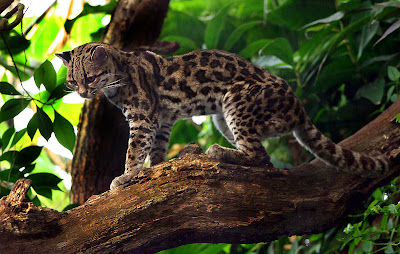
#> input picture gato-maracaja.jpg, 400 x 254 px
$ jupyter execute M2A1.ipynb   (shell and % lines are left out)
#> lines starting #> are read from the running program, lines starting #| are printed output that depends on the picture
[cell 1]
import numpy as np
import matplotlib.pyplot as plt
import cv2

[cell 2]
image = cv2.imread("gato-maracaja.jpg")
#> image is the input picture: shape (254, 400, 3); mean B, G, R 40.8, 70.3, 67.7

[cell 3]
plt.imshow(cv2.cvtColor(image, cv2.COLOR_BGR2RGB))

[cell 4]
sift = cv2.SIFT_create()
keypoints, descriptors = sift.detectAndCompute(image, None)
#> keypoints = 1356 keypoints; strongest (x, y, size): (26, 175, 2.5), (21, 169, 2.5), (22, 120, 10.6), (385, 197, 2.9)
image_kp = cv2.drawKeypoints(image, keypoints, None, flags=cv2.DRAW_MATCHES_FLAGS_DRAW_RICH_KEYPOINTS)
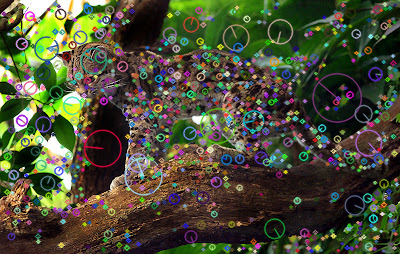
#> image_kp: shape (254, 400, 3); mean B, G, R 54.6, 77.8, 75.4
plt.imshow(cv2.cvtColor(image_kp, cv2.COLOR_BGR2RGB))

[cell 5]
orb = cv2.ORB_create(30)
keypoints, descriptors = orb.detectAndCompute(image,None)
#> keypoints = 30 keypoints; strongest (x, y, size): (52, 134, 31), (47, 140, 31), (60, 179, 31), (46, 138, 44.6)
image_kp = cv2.drawKeypoints(image, keypoints, None, flags=cv2.DRAW_MATCHES_FLAGS_DRAW_RICH_KEYPOINTS)
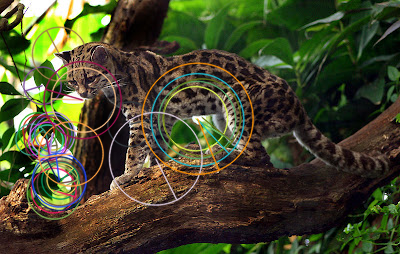
#> image_kp: shape (254, 400, 3); mean B, G, R 43.6, 71.7, 70.2
plt.imshow(cv2.cvtColor(image_kp,cv2.COLOR_BGR2RGB))
